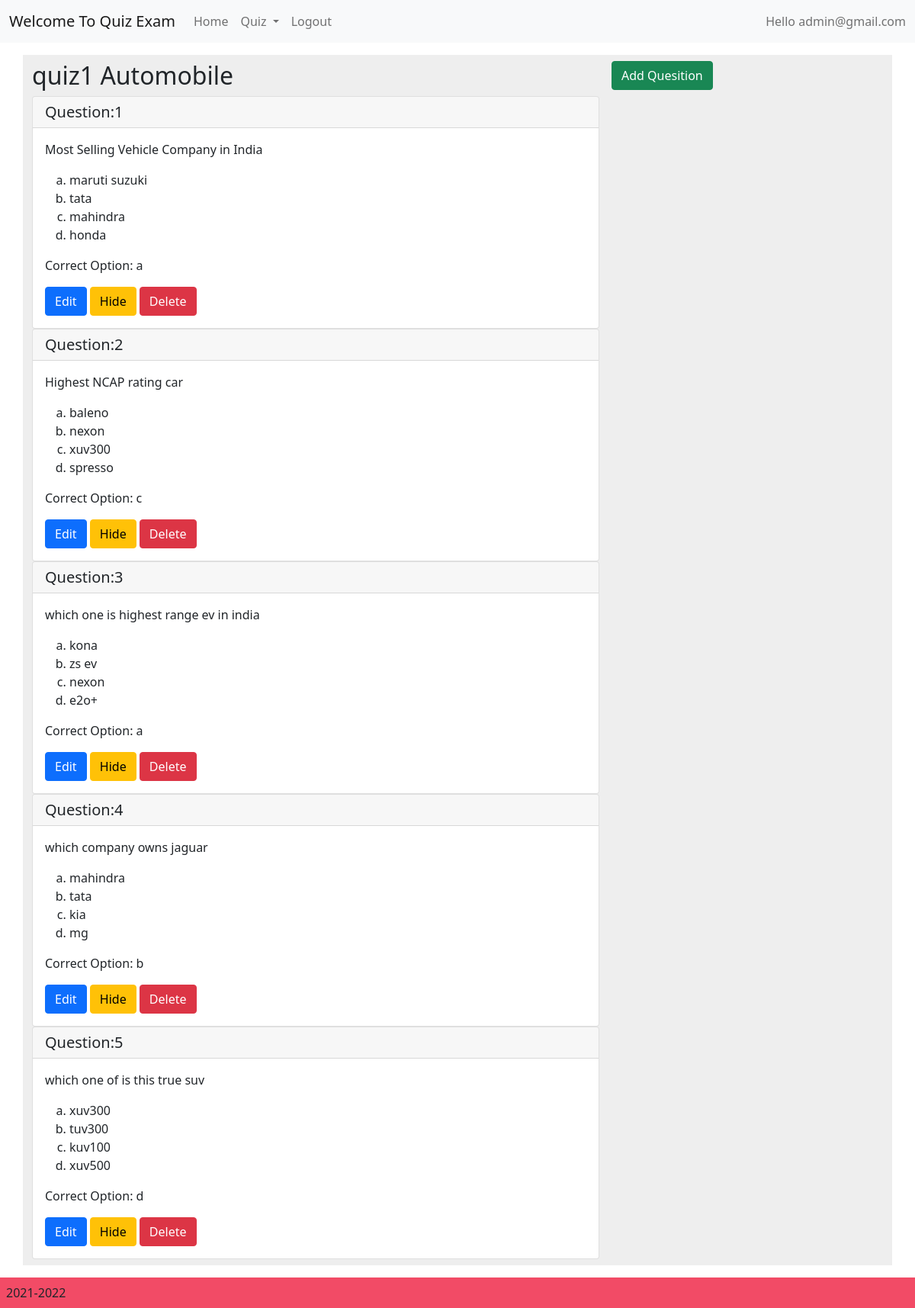
Screenshot of /admin/viewquizdetail.php?id=1&title=quiz1 Automobile (signed in) with the database file from the repository.
### tables this page shows
CREATE TABLE `questiontbl` (
  `id` int(11) NOT NULL,
  `categoryid` int(11) NOT NULL,
  `question` varchar(500) NOT NULL,
  `option1` varchar(500) NOT NULL,
  `option2` varchar(500) NOT NULL,
  `option3` varchar(500) NOT NULL,
  `option4` varchar(500) NOT NULL,
  `correctoption` varchar(10) NOT NULL,
  `created` timestamp NOT NULL DEFAULT current_timestamp(),
  `modified` datetime DEFAULT NULL,
  `isactive` int(2) NOT NULL DEFAULT 1
);

### admin/adminPhpService/displayQuiz.php (called while the page is built, shortened)
<?php
    include('../phpService/db.php');
    $sql="SELECT * FROM `quizdb`.`questiontbl` WHERE `categoryid`='$categoryid' AND `isactive`=1";
    $result=mysqli_query($con,$sql);
?>

### admin/viewquizdetail.php (the view, shortened to what this page needs)
<!DOCTYPE html>
<html lang="en">
<head>
    <link href="https://cdn.jsdelivr.net/npm/bootstrap@5.0.0-beta2/dist/css/bootstrap.min.css" rel="stylesheet">
    <link rel="stylesheet" href="https://cdn.jsdelivr.net/npm/bootstrap-icons@1.3.0/font/bootstrap-icons.css">
    <link rel="stylesheet" type="text/css" href="../css/style.css" />
</head>
<body>
<div class="fluid">
<?php
if($_SESSION["email"]) {
    include('include/header.php');
    $categoryid=$_GET['id'];
    $title=$_GET['title'];
?>
<main class="container">
            <div class="row">
                <div class="col-md-8"><h2><?php echo $title; ?></h2> </div>
                <div class="col-md-2">
                <a href="addquestion.php?categoryid=<?php echo $categoryid; ?>" class="btn btn-success" name="addquestion">Add Quesition</a>
                </div>
            </div>
            <div class="col-md-2"> <?php
            $categoryid=$_GET['id'];
                include('adminPhpService/displayQuiz.php');
            ?></div>
            <div class="col-md-8">
            <?php
            $number=1;
                while($row=mysqli_fetch_array($result))
                {
            ?>
            <div class="card">
                <h5 class="card-header">Question:<?php echo $number; ?></h5>
                <div class="card-body"><?php echo $row['question']; ?></h5>
                    <p class="card-text">
                    <ol class="abcd">
                        <li><?php echo $row['option1']; ?></li>
                        <li><?php echo $row['option2']; ?></li>
                        <li><?php echo $row['option3']; ?></li>
                        <li><?php echo $row['option4']; ?></li>
                    </ol>
                    Correct Option: <?php echo $row['correctoption']; ?>
                    </p>
                    <form action="" method="POST">
                        <a href="#" class="btn btn-primary">Edit</a>
                        <button type="submit" name="hide" class="btn btn-warning">Hide</button>
                        <button type="submit" name="delete" class="btn btn-danger">Delete</button>
                    </form>
                </div>
            </div>
            <?php
                $number++;
                }
            ?>
            </div>
        </main>
        <?php
            }else echo "<h1>Please login first .<a href='../index.php'>Go to Login page</a></h1>";
        ?>
        <?php
            include("include/footer.php");
        ?>
    </div>
</body>
</html>

### css/style.css (style rules this page uses)
* { padding:0px; margin:0px; box-sizing: border-box; }
.container { min-height: 100vh; display: flex; flex-direction: column; }
main { flex: 1; padding: 1rem; margin: 1rem; padding: 0.5rem; background: #eeeeee; }
ol.abcd { list-style-type: lower-alpha; }

### rows the page displays
questiontbl: question "Most Selling Vehicle Company in India", option1 "maruti suzuki", option2 "tata", option3 "mahindra", option4 "honda", correctoption "a"
questiontbl: question "Highest NCAP rating car", option1 "baleno", option2 "nexon", option3 "xuv300", option4 "spresso", correctoption "c"
questiontbl: question "which one is highest range ev in india", option1 "kona", option2 "zs ev", option3 "nexon", option4 "e2o+", correctoption "a"
questiontbl: question "which company owns jaguar", option1 "mahindra", option2 "tata", option3 "kia", option4 "mg", correctoption "b"
questiontbl: question "which one of is this true suv", option1 "xuv300", option2 "tuv300", option3 "kuv100", option4 "xuv500", correctoption "d"

### other values shown
$_SESSION["email"] "admin@gmail.com"
$title "quiz1 Automobile"
